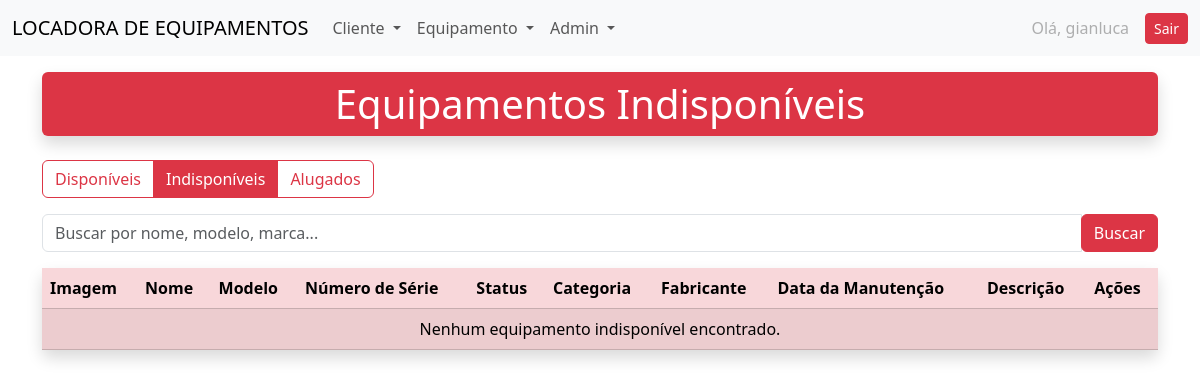
The app's page /locadora/equipamentos/indisponiveis/ (signed in), older data.
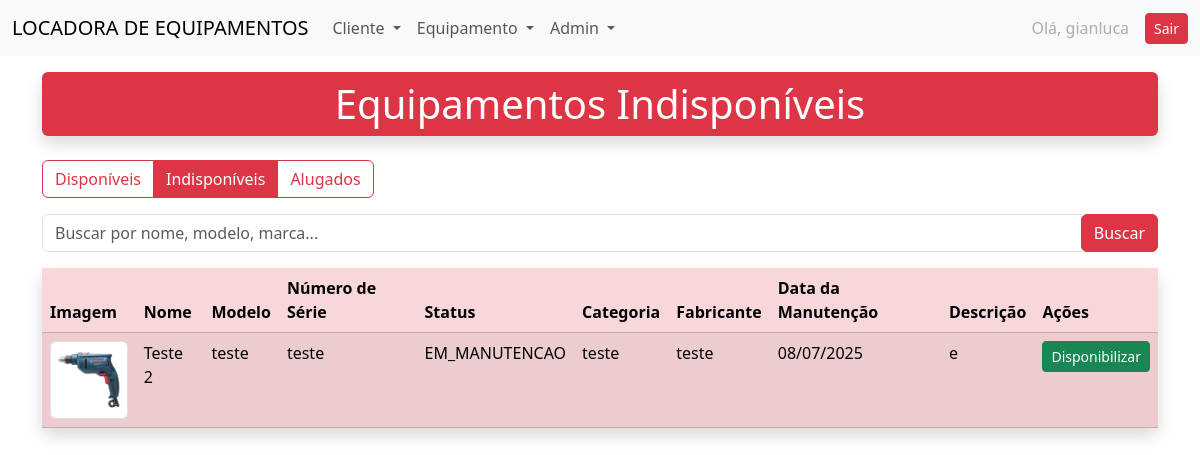
The same page, newer data.
### locadora/models.py (models this page shows, shortened)
class Equipamento(models.Model):
    nome = models.CharField(max_length=100)
    modelo = models.CharField(max_length=100, blank=True, null=True)
    numero_serie = models.CharField(max_length=100, blank=True, null=True)
    status = models.CharField(
        max_length=20,
        choices=STATUS_CHOICES,
        default='DISPONIVEL'
    )
    categoria = models.CharField(max_length=100, blank=True, null=True)
    fabricante = models.CharField(max_length=100, blank=True, null=True)
    em_manutencao = models.BooleanField(default=False)
    data_alugado = models.DateField(null=True, blank=True)
    foto = StdImageField(
        upload_to='fotos/equipamentos',
        variations={'thumb': (150, 150), 'medium': (300, 300)},
        blank=True,
        null=True
    )

class Manutencao(models.Model):
    equipamento = models.OneToOneField(Equipamento, on_delete=models.CASCADE, related_name='manutencao')
    data = models.DateField(null=True, blank=True)
    descricao = models.TextField(null=True, blank=True)

### locadora/views.py (the view, shortened to what this page needs)
# urls.py: path('equipamentos/indisponiveis/', views.equipamentos_indisponiveis, name='equipamentos_indisponiveis'),
@login_required
def equipamentos_indisponiveis(request):
    query = request.GET.get('busca', '')
    equipamentos = Equipamento.objects.filter(
        models.Q(status='INDISPONIVEL') | models.Q(em_manutencao=True)
    )
    dados = {
        'equipamentos': equipamentos,
        'query': query,
    }
    return render(request, 'locadora/lista_equipamentos_indisponiveis.html', dados)

### locadora/templates/locadora/lista_equipamentos_indisponiveis.html (shortened to what this page needs)
{% extends 'locadora/base.html' %}
{% block content %}
<div class="container my-3">
    <div class="row">
        <div class="col-12 mx-auto">
            <h1 class="text-center bg-danger text-white py-2 shadow rounded">Equipamentos Indisponíveis</h1>
        </div>
    </div>
</div>
<div class="container my-3">
    <div class="btn-group">
        <a href="{% url 'equipamentos' %}" class="btn btn-outline-danger">Disponíveis</a>
        <a href="{% url 'equipamentos_indisponiveis' %}" class="btn btn-outline-danger active">Indisponíveis</a>
        <a href="{% url 'equipamentos_alugados' %}" class="btn btn-outline-danger">Alugados</a>
    </div>
</div>
<div class="container my-3">
    <form method="GET" class="form-inline">
        <div class="input-group">
            <input type="text" name="busca" class="form-control" placeholder="Buscar por nome, modelo, marca..."
                   value="{{ query }}">
            <div class="input-group-append">
                <button class="btn btn-danger" type="submit">Buscar</button>
            </div>
        </div>
    </form>
</div>
<div class="container my-3">
    <div class="row">
        <div class="col-12 mx-auto">
            <table class="table table-hover table-striped table-danger shadow rounded">
                <thead class="table-danger">
                    <tr>
                        <th>Imagem</th>
                        <th>Nome</th>
                        <th>Modelo</th>
                        <th>Número de Série</th>
                        <th>Status</th>
                        <th>Categoria</th>
                        <th>Fabricante</th>
                        <th>Data da Manutenção</th>
                        <th>Descrição</th>
                        <th>Ações</th>
                    </tr>
                </thead>
                <tbody>
                    {% for equipamento in equipamentos %}
                    <tr>
                        <td>
                            {% if equipamento.foto %}
                                <img src="{{ equipamento.foto.url }}" alt="{{ equipamento.nome }}" width="80" height="80" class="img-thumbnail">
                            {% else %}
                                <span class="text-muted">Sem foto</span>
                            {% endif %}
                        </td>
                        <td>{{ equipamento.nome }}</td>
                        <td>{{ equipamento.modelo }}</td>
                        <td>{{ equipamento.numero_serie }}</td>
                        <td>{{ equipamento.get_status_display }}</td>
                        <td>{{ equipamento.categoria }}</td>
                        <td>{{ equipamento.fabricante }}</td>
                        <td>
                            {% if equipamento.manutencao %}
                                {{ equipamento.manutencao.data|date:"d/m/Y" }}
                            {% else %}
                                -
                            {% endif %}
                        </td>
                        <td>
                            {% if equipamento.manutencao %}
                                {{ equipamento.manutencao.descricao }}
                            {% else %}
                                -
                            {% endif %}
                        </td>
                        <td>
                            <form method="post" action="{% url 'disponibilizar_equipamento' equipamento.id %}" style="display:inline;">
                                <button type="submit" class="btn btn-success btn-sm" onclick="return confirm('Tem certeza que deseja disponibilizar este equipamento?')">Disponibilizar</button>
                            </form>
                        </td>
                    </tr>
                    {% empty %}
                        <tr><td colspan="10" class="text-center">Nenhum equipamento indisponível encontrado.</td></tr>
                    {% endfor %}
                </tbody>
            </table>
        </div>
    </div>
</div>
{% endblock %}

Row changes from the older to the newer data that the page shows:
now on this page (row edited): Equipamento: foto (picture), nome "Teste 2", modelo "teste", numero_serie "teste", status "EM_MANUTENCAO", categoria "teste", fabricante "teste", manutencao.data "08/07/2025", manutencao.descricao "e"
Text that changed along with them:
text no longer shown: "Nenhum equipamento indisponível encontrado."
